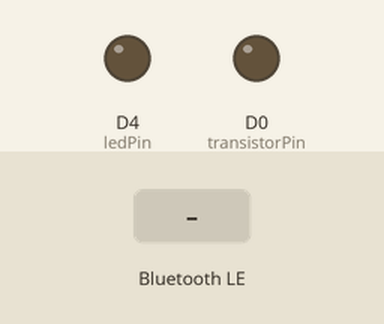
Bench run of a sketch on a simulated ESP8266 (NodeMCU). Parts: output pins drawn as LEDs (lit = HIGH). The inputs (shaded band) are chosen by the test bench. Nothing arrives over Bluetooth unless stated; a phone connects over Bluetooth LE 3 s after start; what the sketch prints to the serial monitor is not drawn.

Above: at 3.8 s.
3.9 s: Bluetooth LE write "1" received
At 4.3 s:
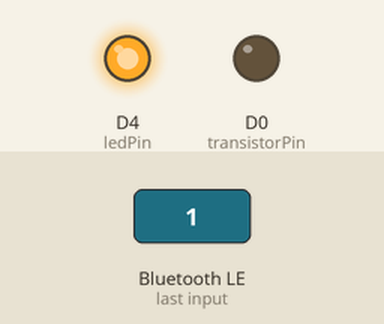
5.4 s: Bluetooth LE write "0" received
At 6.6 s:
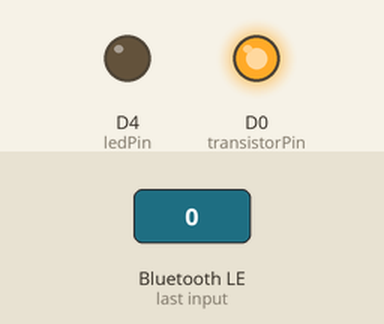
6.9 s: Bluetooth LE write "2" received
At 7.8 s:
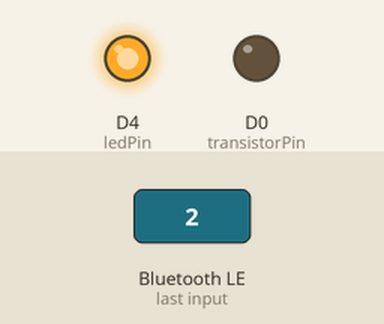
Timing chart, 0 to 9.9 s (numbered marks = the images above; inputs shaded):
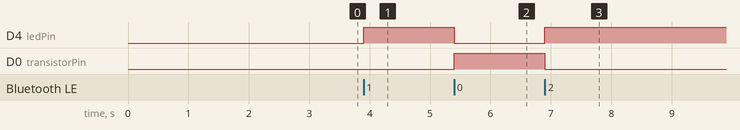

The sketch:

DroneLauncherFirmware.ino
```cpp
#include <ArduinoBLE.h>

BLEService ledService("19B10000-E8F2-537E-4F6C-D104768A1214"); // Bluetooth® Low Energy LED Service

// Bluetooth® Low Energy LED Switch Characteristic - custom 128-bit UUID, read and writable by central
BLEByteCharacteristic switchCharacteristic("19B10001-E8F2-537E-4F6C-D104768A1214", BLERead | BLEWrite);

const int transistorPin = D0; // change based on where launcher is plugged in
const int ledPin = LED_BUILTIN;

void setup() {
  Serial.begin(9600);

  // set LED pin to output mode
  pinMode(transistorPin, OUTPUT);
  pinMode(ledPin, OUTPUT);

  // begin initialization
  if (!BLE.begin()) {
    Serial.println("starting Bluetooth® Low Energy module failed!");

    while (1);
  }

  // set advertised local name and service UUID:
  BLE.setLocalName("LAUNCHER");
  BLE.setAdvertisedService(ledService);

  // add the characteristic to the service
  ledService.addCharacteristic(switchCharacteristic);

  // add service
  BLE.addService(ledService);

  // set the initial value for the characeristic:
  switchCharacteristic.writeValue(0);

  // start advertising
  BLE.advertise();

  Serial.println("BLE LED Peripheral");
}

void loop() {
  // listen for Bluetooth® Low Energy peripherals to connect:
  BLEDevice central = BLE.central();

  // if a central is connected to peripheral:
  if (central) {
    Serial.print("Connected to central: ");
    // print the central's MAC address:
    Serial.println(central.address());

    // while the central is still connected to peripheral:
  while (central.connected()) {
        if (switchCharacteristic.written()) {
          if (switchCharacteristic.value()) {
            digitalWrite(transistorPin, LOW); // changed from HIGH to LOW
            digitalWrite(ledPin, HIGH);

          } else {
            digitalWrite(transistorPin, HIGH); // changed from LOW to HIGH
            digitalWrite(ledPin, LOW);
            // optional:
            // delay(4)
            // digitalWrite(transistorPin, LOW);
          }
        }
      }

    // when the central disconnects, print it out:
    Serial.print(F("Disconnected from central: "));
    Serial.println(central.address());
  }
}
```

Measured:
- after the input at 3.9 s, D4 (ledPin): LOW → HIGH at once
- after the input at 5.4 s, D4 (ledPin): HIGH → LOW at once; D0 (transistorPin): LOW → HIGH at once
- after the input at 6.9 s, D4 (ledPin): LOW → HIGH at once; D0 (transistorPin): HIGH → LOW at once
